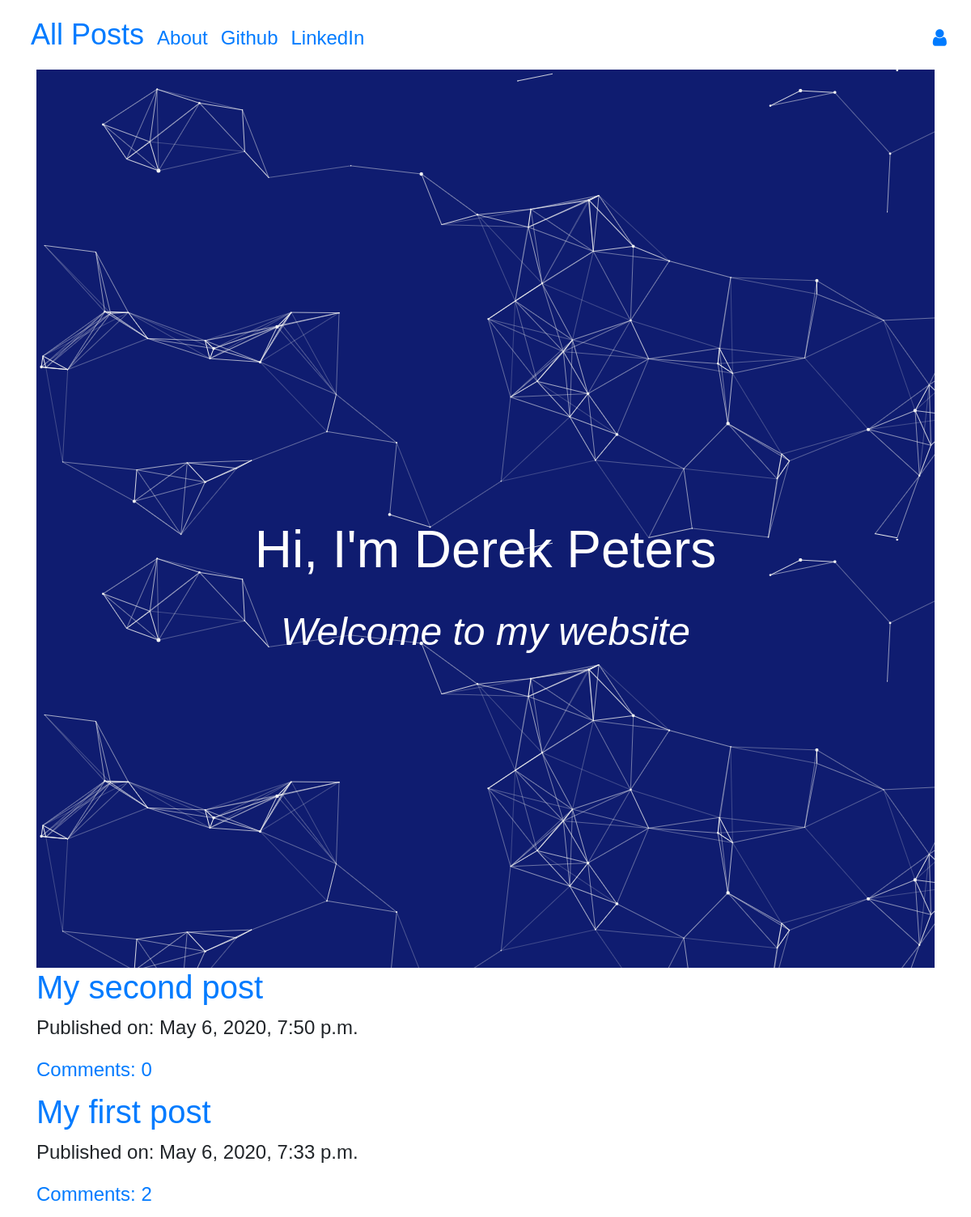
The app's page /, older data.
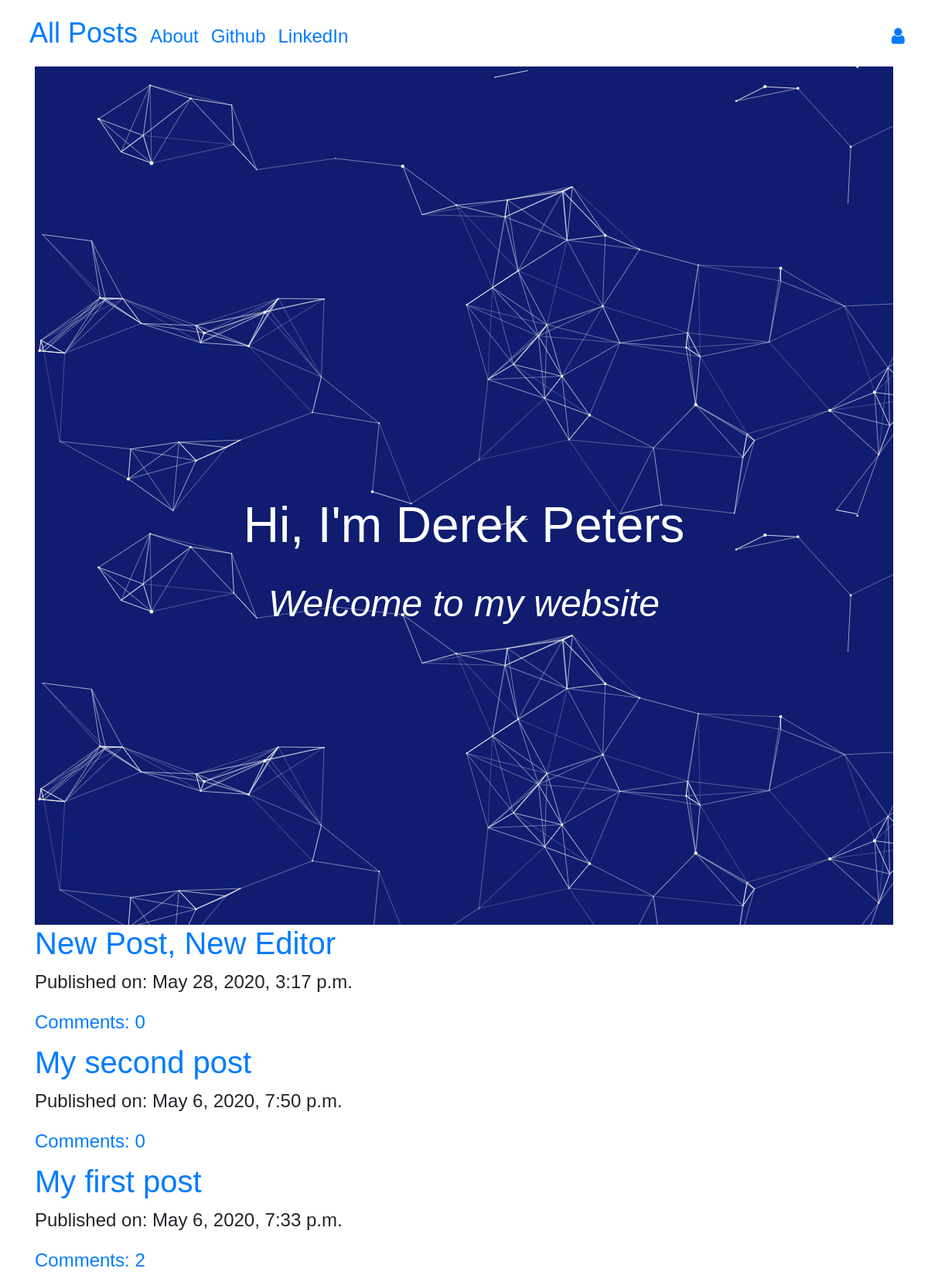
The same page, newer data.
### blog/models.py (models this page shows, shortened)
class Post(models.Model):
    author = models.ForeignKey('auth.User', on_delete=models.CASCADE)
    title = models.CharField(max_length=200)
    text = models.CharField(max_length=20000)
    create_date = models.DateTimeField(default=timezone.now)
    published_date = models.DateTimeField(blank=True,null=True)
    def approve_comments(self):
        return self.comments.filter(approved_comment=True)

### blog/views.py (the view)
# urls.py: path('',views.PostListView.as_view(),name='post_list'),
class PostListView(ListView):
    model = Post
    def get_queryset(self):
        return Post.objects.filter(published_date__lte=timezone.now()).order_by('-published_date')

### blog/templates/blog/post_list.html
{% extends "blog/base.html" %}
{% block content %}
<div class="container">
  <div class="row">
    <div class="col name-header">
      <h1 class="techfont main-header text-center">Hi, I'm Derek Peters</h1>
      <br>
      <h2 class= "techfont sub-header text-center">Welcome to my website</h2>
    </div>
  </div>
</div>
<div class="centerstage">
  {% for post in post_list %}
  <div class="post techfont">
    <h1><a href="{% url 'post_detail' pk=post.pk %}">{{ post.title }}</a></h1>
    <div class="date">
      <p>Published on: {{post.published_date}}</p>
    </div>
    <a href="{% url 'post_detail' pk=post.pk %}">Comments: {{post.approve_comments.count}}</a>
  </div>
  {% endfor %}
</div>
{% endblock %}

### blog/templates/blog/base.html (shortened to what this page needs)
<!DOCTYPE html>
{% load static %}
<html lang="en" dir="ltr">
  <head>
    <link rel="stylesheet" href="https://stackpath.bootstrapcdn.com/bootstrap/4.4.1/css/bootstrap.min.css">
    <link href="https://stackpath.bootstrapcdn.com/font-awesome/4.7.0/css/font-awesome.min.css" rel="stylesheet">
    <link rel="stylesheet" href="{% static 'css/blog.css' %}">
  </head>
  <body>
    <div class="row">
    <div class="col-md-12">
    <nav class="navbar navbar-expand fixed-top techfont custom-navbar nav-header">
      <div class="container d-flex align-items-baseline">
        <ul class="nav navbar-nav d-flex align-items-baseline">
          <li><a class='nav-link bigbrand' href="{% url 'post_list' %}">All Posts</a></li>
          <li><a class="nav-link" href="{% url 'about_test' %}">About</a></li>
          <li><a class="nav-link" href="https://www.github.com/dwpeters521">Github</a></li>
          <li><a class="nav-link" href="https://www.linkedin.com/in/derek-peters-b0675344/">LinkedIn</a></li>
        </ul>
        <ul class="nav navbar-nav navbar-right d-flex align-items-baseline">
        {% if user.is_authenticated %}
          <li><a class="nav-link" href="{% url 'post_new' %}">New Post</a></li>
          <li><a class="nav-link" href="{% url 'post_draft_list' %}">Drafts</a></li>
          <li><a class="nav-link" href="{% url 'logout' %}">Log Out</a></li>
          <li><a class="nav-link" >Welcome: {{user.username}}</a></li>
        {% else %}
          <li><a class="nav navbar-right" href="{% url 'login' %}"><span class='fa fa-user'></span>
          </a></li>
        {% endif %}
      </ul>
      </div>
    </nav>
    </div>
    </div>
    <div class="content container">
      <div class="row">
        <div class="col-md-12">
          <div class="blog_posts">
            {% block content %}
            {% endblock %}
          </div>
        </div>
      </div>
    </div>
  </body>
</html>

### blog/static/css/blog.css (style rules this page uses)
body { padding-top: 86px; }
.techfont { font-family: 'Playfair Display', sans-serif; font-size: 1.5em; margin-bottom: 10px; }
.main-header { font-size: 4em; text-align: center; }
.sub-header { font-size: 3em; text-align: center; font-style: italic; }
.centerstage { margin-left: auto; margin-right: auto; }
.bigbrand { font-size: 1.5em; }
.name-header { height: 400px; background: url("media/cool-background.png"); padding-top: 50%; padding-bottom: 50%; color: white; width: 100%; }
.nav-header { background: white; }

Row changes from the older to the newer data that the page shows:
added Post: title "New Post, New Editor", published_date "May 28, 2020, 3:17 p.m.", approve_comments.count "0"
